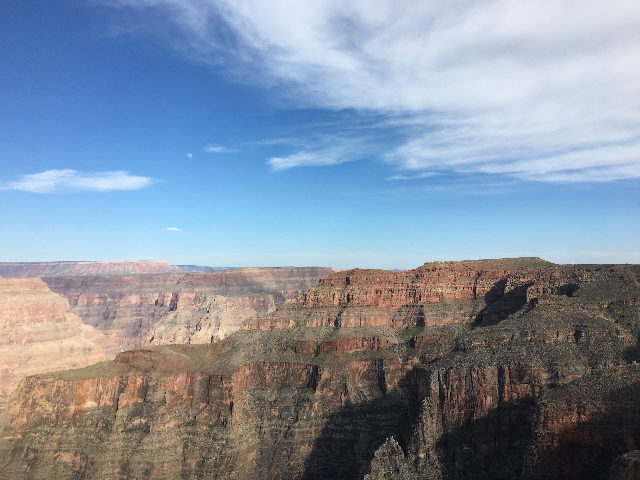
#> input picture Numpy_OpenCV/solutions/canyon.png, 640 x 480 px
$ python e2.py
#> lines starting #> are read from the running program, lines starting #| are printed output that depends on the picture; after the words box and inside, x2 and y2 are one past the last pixel; in counts of white or black regions, pixels touching at a corner belong together
import cv2
import numpy as np

img = cv2.imread('canyon.png')
#> img is the input picture: shape (480, 640, 3); mean B, G, R 161.8, 145, 131.6
gray_img = cv2.cvtColor(img, cv2.COLOR_BGR2GRAY)
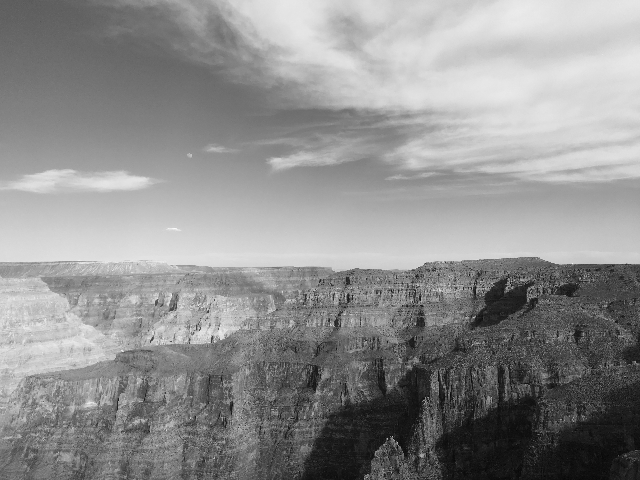
#> gray_img: shape (480, 640); min 2, max 251, mean 142.9
mask = np.where(gray_img < 80, 0., 1.)
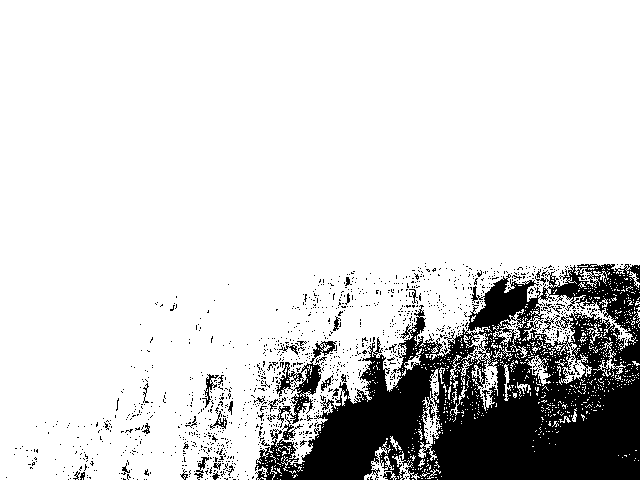
#> mask: shape (480, 640) float64; values 0 (black) and 1 (white), 83.9% white; 1294 black regions (1258 under 20 px), largest, box (x1, y1, x2, y2) and area: (255, 264, 640, 480) 43747, (276, 341, 337, 428) 1260, (202, 374, 219, 408) 149
cv2.imwrite('mask.png', mask*255.)
np.save('mask.npy', mask)
masked_img = img * np.expand_dims(mask,-1)
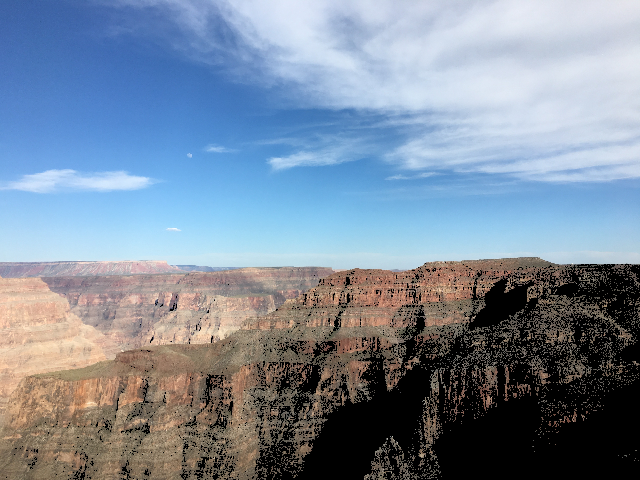
#> masked_img: shape (480, 640, 3) float64; mean B, G, R 155, 137.9, 123.8
cv2.imwrite('masked_img.png', masked_img)
